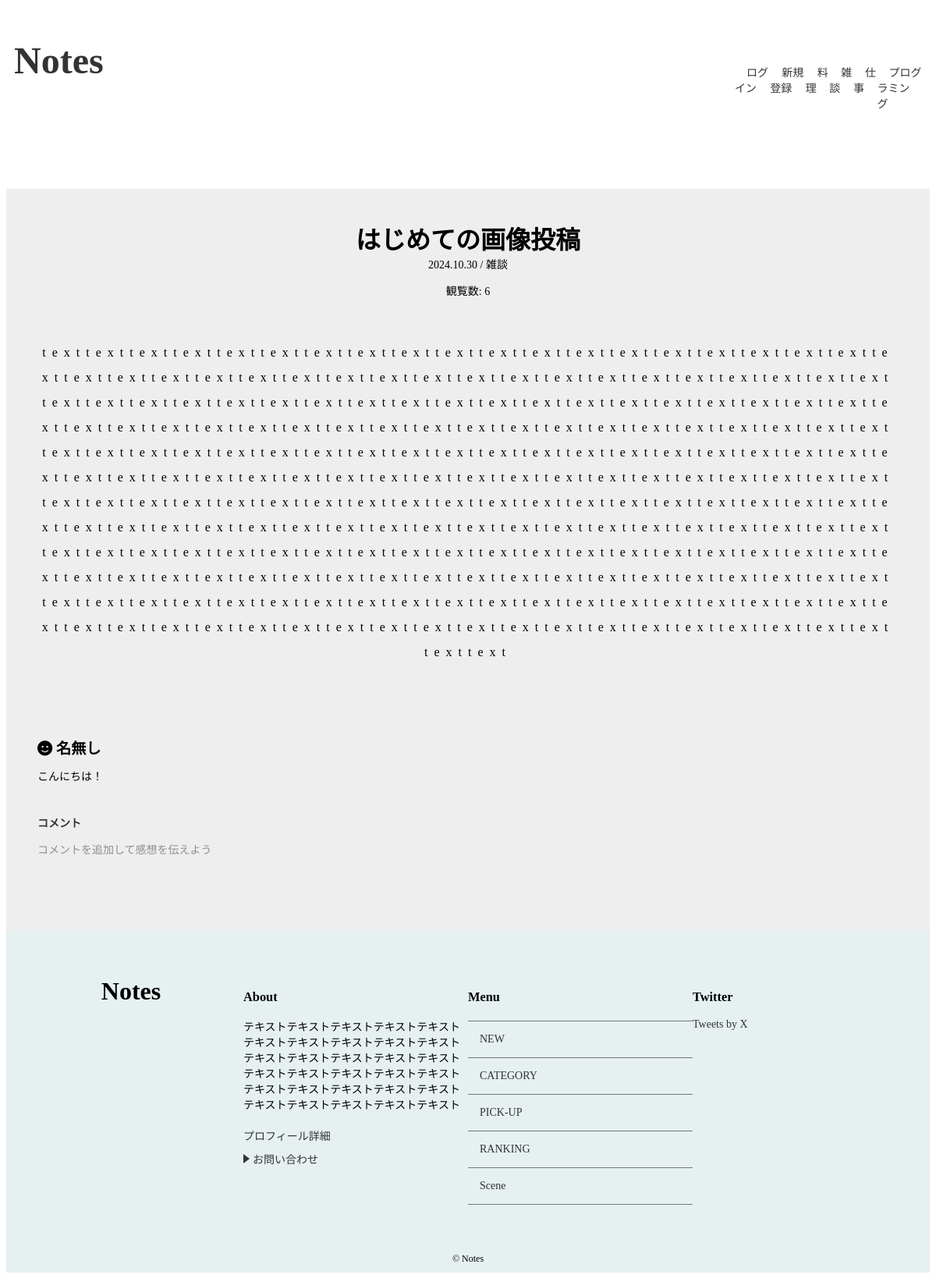
The page /detail/4/ on the database as committed earlier.
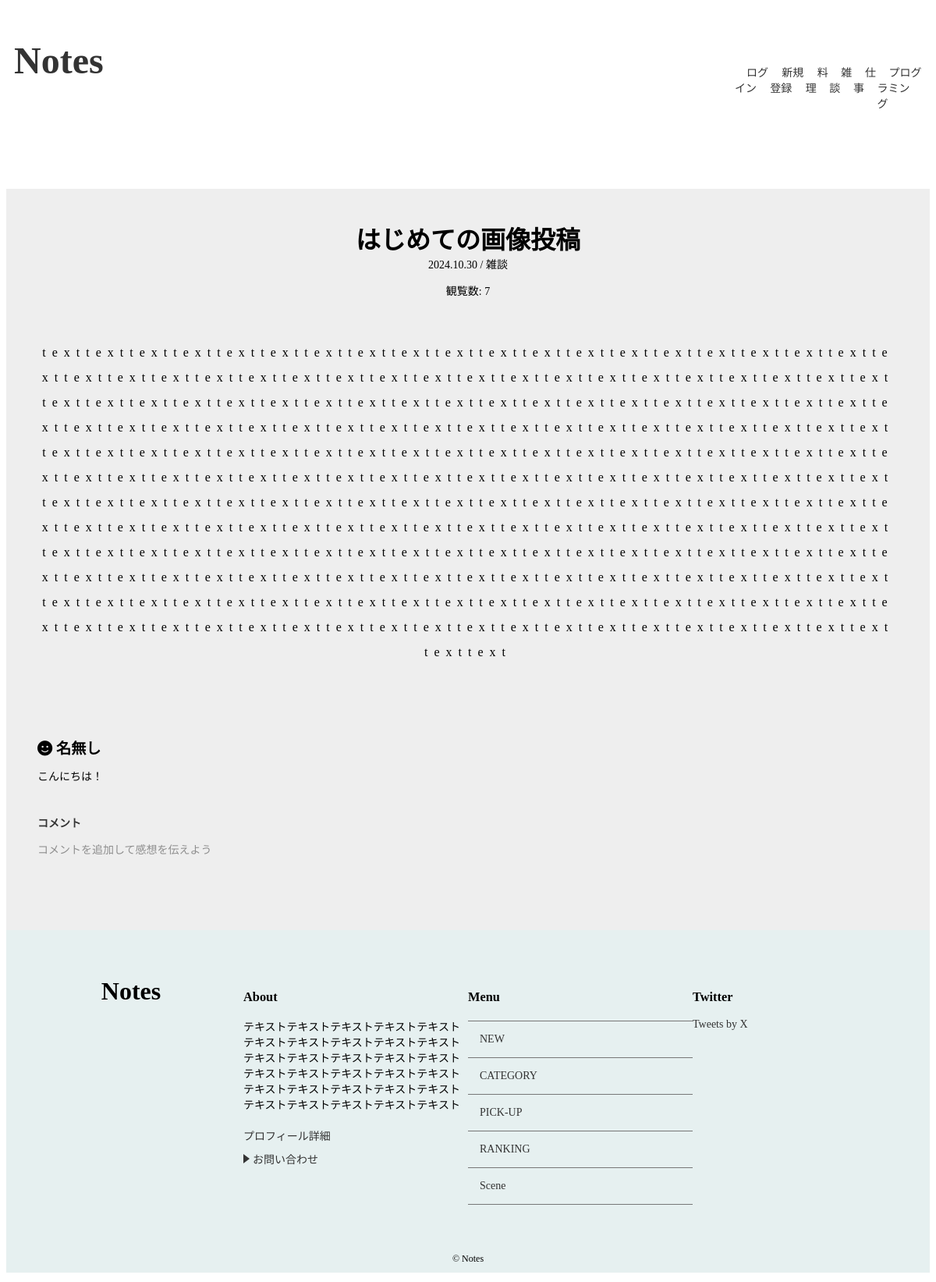
The same page on the database as committed later.
### notes/models.py (models this page shows, shortened)
class Post(models.Model):
    title = models.CharField('タイトル',max_length=255)
    image = models.ImageField(upload_to='images',verbose_name='イメージ画像',null=True, blank=True)
    text = models.TextField('本文')
    author = models.ForeignKey(User, on_delete=models.CASCADE, verbose_name='著者', null=True, blank=True)
    created_at = models.DateTimeField('作成日',default=timezone.now)
    category = models.ForeignKey(Category,verbose_name='カテゴリ',on_delete=models.PROTECT)
    views = models.PositiveIntegerField(default=1)
    tags = TaggableManager()

class Category(models.Model):
    name = models.CharField('カテゴリ',max_length=30)
    image = models.ImageField(upload_to='category_images/', blank=True,null=True)
    created_at = models.DateField('作成日',default=timezone.now)
    def __str__(self):
        return self.name

### notes/views.py (the view)
# urls.py: path('detail/<int:pk>/',views.DetailView.as_view(),name='detail'),
class DetailView(generic.DetailView):
    model = Post
    def get(self, request, *args, **kwargs):
        response = super().get(request, *args, **kwargs)
        post = self.get_object()
        post.views += 1
        post.save()
        return response

### notes/context_processors.py (called while the page is built)
def common(repuest):
    context = {
        'category_list':Category.objects.all(),
    }
    return context

### notes/templates/notes/post_detail.html
{% extends 'notes/base.html' %}
{% load static %}
{% block extra_css %}
<link rel="stylesheet" href="{% static 'notes/css/detail.css' %}">
{% endblock %}
{% block content %}
{% if post %}
<div id="post-detail-container">
  <div id="post-detail" class="wrapper">
    <div id="post-detail-title">{{ post.title }}</div>
    <div id="post-detail-created_at">
      {{ post.created_at|date:"Y.m.d"}} / {{ post.category }}
    </div>
    <p>観覧数: {{ post.views }}</p>
    <div id="post-detail-text">
      {{ post.text|linebreaksbr }}
    </div>
    {% else %}
    <p>データが見つかりませんでした。</p>
  {% endif %}
  </div>
    <div id="post-detail-comments" class="wrapper">
    {% for comment in post.comment_set.all %}
    <div id="comment-content">
      <div id="comment-name">
        <i class="fa-solid fa-face-smile"></i> {{ comment.name }}
      </div>
      <div id="comment-text">
        {{ comment.text|linebreaksbr }}
      </div>
    </div>
    {% endfor %}
    <div id="comment-btn">
      <a  href="{% url 'notes:comment' post.pk %}">コメント</a>
      <p>コメントを追加して感想を伝えよう</p>
    </div>
  </div>
</div>
{% endblock %}

Rows that differ between the two databases and show on the page:
changed Post "はじめての画像投稿": views "6" → "7"
